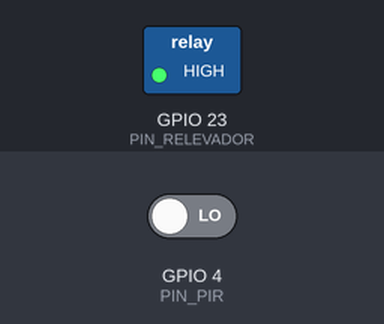
Simulated run of this sketch. Board: ESP32. On the bench: switched loads named in the sketch (green lamp = pin HIGH). The inputs (shaded band) are chosen by the test bench; at power-on: GPIO 4 (PIN_PIR) LOW. What the sketch prints to the serial monitor is not drawn.

Above: at 6.9 s.
7.0 s: GPIO 4 (PIN_PIR) driven HIGH
At 8.4 s:
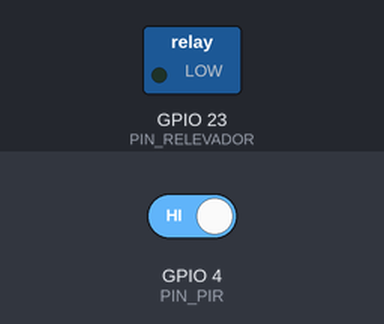
9.5 s: GPIO 4 (PIN_PIR) driven LOW
At 12.6 s:
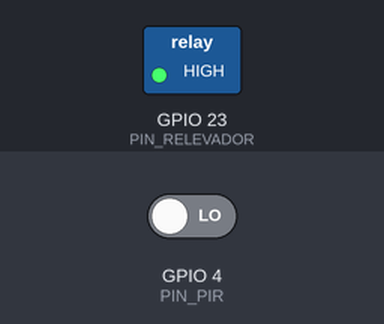
Timing chart, 0 to 14.1 s (numbered marks = the images above; inputs shaded):
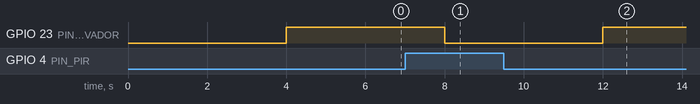

Measured:
- after the input at 7.0 s, GPIO 23 (PIN_RELEVADOR): HIGH → LOW after 1.0 s
- after the input at 9.5 s, GPIO 23 (PIN_RELEVADOR): LOW → HIGH after 2.5 s

The sketch:

sketch_apr19a.ino
```cpp
/*
* relevador.ino
*
* Este programa hace que el relevador conectado al pin 23 se
* cierre o se abra, encendiendo o apagando un dispositivo
* electrico conectado al relevador. El relevador es controlado
* por los siguientes comandos recibidos por el puerto serie:
*
* Comando Operacion
* ----------------------------------------------------------
* "on" Enciende dispositivo conectado al relevador.
* "off" Apaga dispositivo conectado al relevador.
* "toggle" Conmuta el estado del dispositivo conectado al
* relevador.
* "state" Obtiene el estado del dispositivo conectado al
* relevador.
*/
#include <string.h>
#include <NoDelay.h>
// Pin a la que esta conectado el PIR, GPIO4
const unsigned int PIN_PIR = 4;
// Pin a la que esta conectado el relevador, GPIO23
const unsigned int PIN_RELEVADOR = 23;
// Velocidad de transmisión del puerto serie
const unsigned int BAUD_RATE = 115200;
const long TIEMPO_TAREA = 4000;
// Define los posibles estados del relevador
typedef enum {
  RELEVADOR_ABIERTO,
  RELEVADOR_CERRADO
} estadoRelevador;
// que determina si han transcurrido TIEMPO_TAREA ms
noDelay pausa(TIEMPO_TAREA);
// Variable que guarda el estado del relevador
estadoRelevador edoRelevador;
void abreRelevador();
void cierraRelevador();
void obtenEstadoRelevador();
void setup() {
  // Establece el pin PIN_RELEVADOR (GPIO23) como de salida.
  pinMode(PIN_RELEVADOR, OUTPUT);
  pinMode(PIN_PIR, INPUT);

  // Establece la velocidad de transmisión del puerto
  // serie al valor BAUD_RATE
  Serial.begin(BAUD_RATE);
  // Establece el estado inicial del relevador
  abreRelevador();
  Serial.println("Teclee on para encender el dispositivo, off para apagarlo, toggle para conmutar su estado o state para obtener su estado");
}
void loop() {


  char comando[11];
  // Si hay caracteres disponibles para lectura en el puerto
  // serie
  if (Serial.available() > 0) {
    // Lee a lo mas 10 caracteres del puerto serie o hasta que
    // se presione la tecla Enter y los guarda en el arreglo
    // comando.
    int n = Serial.readBytesUntil('\n', comando, 10);
    // Todas las cadenas en C/C++ terminan en el carácter de
    // fin de cadena, ‘\n’.
    comando[n] = '\0';
    // Escribe el comando al puerto serie
    Serial.print("Comando: ");
    Serial.println(comando);
    // Cierra/abre el relevador
    switch (edoRelevador) {
      case RELEVADOR_CERRADO:
        if (strcmp(comando, "on") == 0)
          abreRelevador();
        else if (strcmp(comando, "state") == 0)
          obtenEstadoRelevador();
        else {
          // Escribe al puerto serie
          Serial.print("Comando no valido: ");
          Serial.println(comando);
        }
        break;

      case RELEVADOR_ABIERTO:
        if (strcmp(comando, "off") == 0)
          cierraRelevador();
        else if (strcmp(comando, "state") == 0)
          obtenEstadoRelevador();
        else {
          // Escribe al puerto serie
          Serial.print("Comando no valido: ");
          Serial.println(comando);
        }
    }
  }else{
    if (pausa.update()) {
      int valorPir = digitalRead(PIN_PIR);
      if (valorPir == HIGH) {
        abreRelevador();
      } else if (valorPir == LOW) {
        cierraRelevador();
      }
    }}
}
/**
* Esta funcion abre el relevador conectado al pin PIN_RELEVADOR
* También actualiza la variable edoRelevador al valor
* RELEVADOR_ABIERTO y escribe un mensaje al puerto serie con el
* estado del dispositivo conectado al relevador
*/
void abreRelevador() {
  // Abre el relevador
  digitalWrite(PIN_RELEVADOR, LOW);
  // Actualiza la variable que guarda el estado del relevador
  edoRelevador = RELEVADOR_ABIERTO;
  // Escribe mensaje al puerto serie
  Serial.println("Dispositivo encendido");
}
/**
* Esta funcion cierra el relevador conectado al pin PIN_RELEVADOR
* También actualiza la variable edoRelevador al valor
* RELEVADOR_CERRADO y escribe un mensaje al puerto serie con el
* estado del dispositivo conectado al relevador
*/
void cierraRelevador() {
  // Enciende el relevador
  digitalWrite(PIN_RELEVADOR, HIGH);
  // Actualiza la variable que guarda el estado del relevador
  edoRelevador = RELEVADOR_CERRADO;
  // Escribe mensaje al puerto serie
  Serial.println("Dispositivo apagado");
}
/**
* Esta función escribe un mensaje al puerto serie con el
* estado del dispositivo conectado al relevador
*/
void obtenEstadoRelevador() {
  switch (edoRelevador) {
    case RELEVADOR_ABIERTO:
      Serial.println("Dispositivo encendido");

      break;
    case RELEVADOR_CERRADO:
      Serial.println("Dispositivo apagado");
  }
}
```
